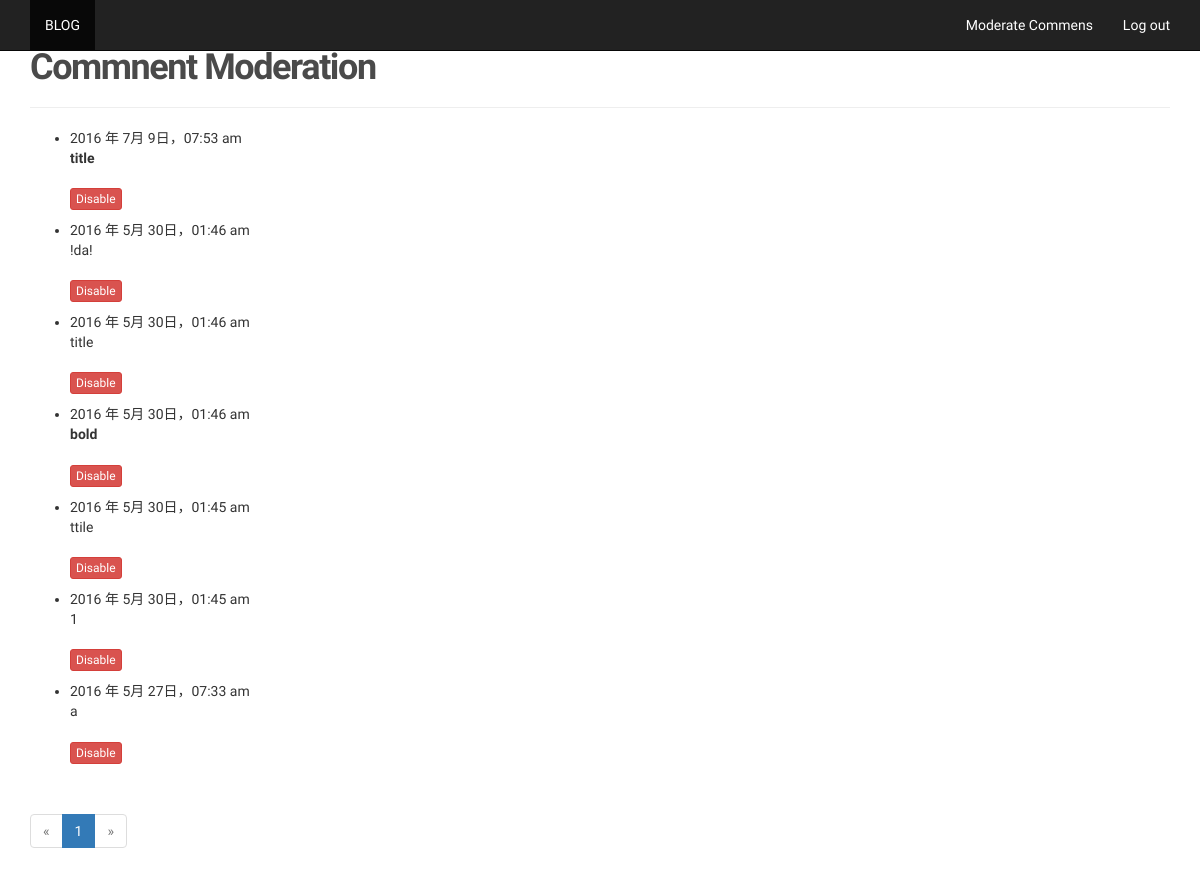
Page /moderate (signed in) on the earlier database version.
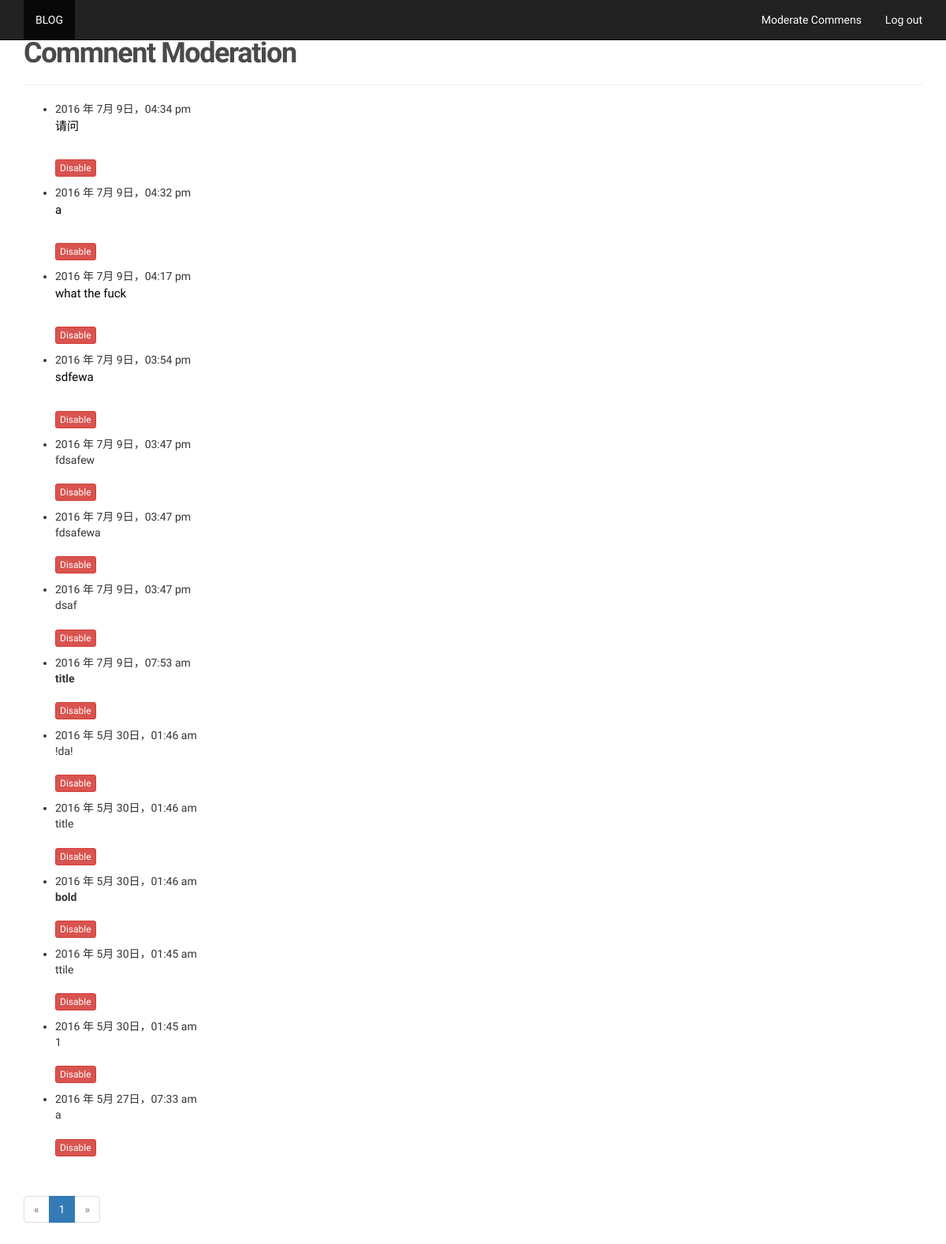
Same page on the later database version.
### app/models.py (models this page shows, shortened)
class Comment(db.Model):
    __tablename__ = 'comments'
    id = db.Column(db.Integer, primary_key=True)
    body = db.Column(db.Text)
    body_html = db.Column(db.Text)
    timestamp = db.Column(db.DateTime, index=True, default=datetime.utcnow)
    disabled = db.Column(db.Boolean)
    author_id = db.Column(db.Integer, db.ForeignKey('users.id'))
    post_id = db.Column(db.Integer, db.ForeignKey('posts.id'))

### app/main/views.py (the view)
@main.route('/moderate')
@login_required
def moderate():
    page = request.args.get('page', 1, type=int)
    pagination = Comment.query.order_by(Comment.timestamp.desc()).paginate(
        page, per_page=current_app.config['FLASKY_COMMNET_PER_PAGE'],
        error_out=False)
    comments = pagination.items
    return render_template('moderate.html', comments=comments,
                           pagination=pagination, page=page)

### app/main/__init__.py (called while the page is built)
@main.app_context_processor
def inject_permissions():
    return dict(Permission=Permission)

### app/models.py (called while the page is built)
@login_manager.user_loader
def load_user(user_id):
    return User.query.get(int(user_id))

    def can(self, permissions):
        return self.role is not None and \
            (self.role.permissions & permissions) == permissions

### app/templates/moderate.html (shortened to what this page needs)
{% extends "base.html" %}
{% import "_macro.html" as macro %}
{% block page_content %}
<div class="page-header">
    <h1>Commnent Moderation</h1>
</div>
{% set moderate = True %}
{% include '_comment.html' %}
{% if pagination %}
<div class="pagination">
    {{  macro.pagination_widget(pagination, '.moderate') }}
</div>
{% endif %}
{% endblock %}

### app/templates/base.html (shortened to what this page needs)
{% extends "bootstrap/base.html" %}
{% block head %}
<link href="//netdna.bootstrapcdn.com/font-awesome/4.2.0/css/font-awesome.min.css" rel="stylesheet">
<link rel="stylesheet" type="text/css" href="{{ url_for('static', filename='jquery.bxslider.css') }}">
<link rel="stylesheet" type="text/css" href="app/static/css/style.css">
<link rel="stylesheet" type="text/css" href="{{ url_for('static', filename='bootstrap.min.css') }}" >
<link href="/static/css/jquery.bxslider.css" rel="stylesheet">
<link href="/static/css/style.css" rel="stylesheet">
{% endblock %}
{% block navbar %}
<nav class="navbar navbar-inverse navbar-fixed-top">
    <div class="container">
        <div id="navbar" class="collapse navbar-collapse">
            <ul class="nav navbar-nav">
                <li class="active"><a href="{{ url_for('main.index') }}">BLOG</a></li>
            </ul>
            <ul class="nav navbar-nav navbar-right">
                {% if current_user.can(Permission.ADMINISTOR) %}
                <li><a href="{{ url_for('main.moderate') }}">Moderate Commens</a></li>
                {% endif %}
                {% if current_user.is_authenticated %}
                <li><a href="{{ url_for('auth.logout') }}">Log out</a></li>
                {% else %}
                <li><a href="{{ url_for('auth.login') }}">Log in</a></li>
                {% endif %}
            </ul>
        </div>
    </div>
</nav>
{% endblock%}
{% block content %}
<div class="container">
    {% block page_content %}
    {% endblock %}
</div>
{% endblock %}

### app/templates/_macro.html
{% macro pagination_widget(pagination, endpoint, fragment='') %}
<ul class="pagination">
    <li {% if not pagination.has_prev %} class="disabled"{% endif%}>
        <a href="{% if pagination.has_prev %}{{ url_for(endpoint, page=pagination.page - 1 , **kwargs) }}{% else %}#{% endif %}">&laquo;
        </a>
    </li>
    {% for p in pagination.iter_pages() %}
        {% if p %}
            {% if p == pagination.page %}
            <li class="active">
                <a href="{{ url_for(endpoint, page = p, **kwargs) }}">{{ p }}</a>
            </li>
            {% else %}
            <li>
                <a href="{{ url_for(endpoint, page = p, **kwargs) }}">{{ p }}</a>
            </li>
            {% endif %}
        {% else %}
        <li class="disabled"><a href="#">&hellip;</a></li>
        {% endif %}
    {% endfor %}
    <li {% if not pagination.has_next %} class="disabled"{% endif %}>
        <a href="{% if pagination.has_next %}{{ url_for(endpoint, page=pagination.page + 1, **kwargs) }}{% else %}#{% endif%}">&raquo;</a>
    </li>
</ul>
{% endmacro %}

### app/templates/_comment.html (shortened to what this page needs)
<ul class="comments">
    {% for comment in comments %}
    <li class="comment">
        <div class="comment-content">
            <div class="comment-date">{{ moment(comment.timestamp).format('YYYY 年 M月 D日，hh:mm a') }}</div>
            <div class="comment-body">
                {% if moderate or not comment.disabled %}
                    {% if comment.body_html %}
                        {{ comment.body_html | safe }}
                    {% else %}
                        {{ comment.body }}
                    {% endif %}
                {% endif %}
            </div>
            {% if moderate %}
                <br>
                {% if comment.disabled %}
                    <a class="btn btn-default btn-xs" href="{{ url_for('.moderate_enbale', id=commnet.id, page=page) }}">Enable</a>
                {% else %}
                    <a class="btn btn-danger btn-xs" href="{{ url_for('.moderate_disable', id=comment.id, page=page) }}">Disable</a>
                {% endif %}
            {% endif %}
        </div>
    </li>
    {% endfor %}
</ul>

### app/static/css/style.css (style rules this page uses)
body { font-family: "Raleway", Sans-serif; -webkit-font-smoothing: antialiased; }
h1, h2, h3, h4, h5, h6 { letter-spacing: -0.04em; font-weight: 700; font-style: normal; font-family: "Raleway", Sans-serif; color: #4A4A4A; }
p { font-family: 'Raleway', sans-serif; font-size: 15px; font-weight: 400; line-height: 24px; color: #000; }
a { color: #4A4A4A; }
a, a:hover, a:focus, a:active, a.active { outline: 0; text-decoration: none; }
li.comment { margin-top: 10px; }
.navbar .navbar-nav > li > a { color:#fff; }

Differences in the rows shown:
added Comment: timestamp "2016 年 7月 9日，04:34 pm", body_html "请问"
added Comment: timestamp "2016 年 7月 9日，04:32 pm", body_html "a"
added Comment: timestamp "2016 年 7月 9日，04:17 pm", body_html "what the fuck"
added Comment: timestamp "2016 年 7月 9日，03:54 pm", body_html "sdfewa"
added Comment: timestamp "2016 年 7月 9日，03:47 pm", body_html "fdsafew"
added Comment: timestamp "2016 年 7月 9日，03:47 pm", body_html "fdsafewa"
added Comment: timestamp "2016 年 7月 9日，03:47 pm", body_html "dsaf"
